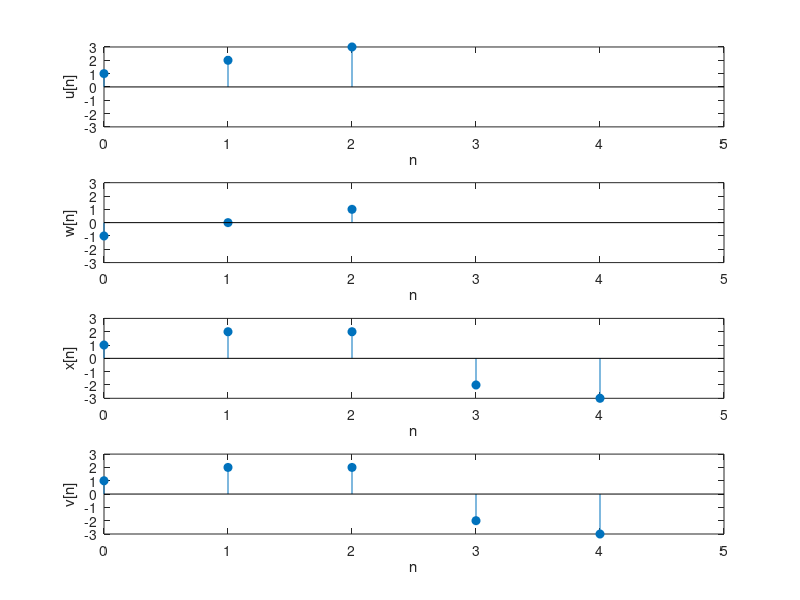

The MATLAB source for this figure: (Note: this script raises an error after producing the figure.)
%% Sample 4-2
%% 線形シフト不変システム
% 相関と畳み込み
% 
% 画像処理特論
% 
% 村松 正吾 
% 
% 動作確認: MATLAB R2023a
%% Linear shift-invariant systems
% Correlation and convolution
% 
% Advanced Topics in Image Processing
% 
% Shogo MURAMATSU
% 
% Verified: MATLAB R2023a
% 準備
% (Preparation)

close all
% 入力信号 $\{u[n]\}_n$ 
% (Input signal $\{u[n]\}_n$)

% Input x[n]
u = [1 2 3];
% フィルタカーネル $\{w[n]\}_n$ 
% (Filter kernel $\{w[n]\}_n$)

% Filter kernel w[n]
w = [-1 0 1];
% 相互相関$\{x[n]\}_n$ 
% (Cross-correlation $\{x[n]\}_n$)
% 
% 相互相関 (Cross-correlation) 
% 
% $$\{x[n]\}_n=\sum_{k=-\infty}^{\infty}u[k]\{w[n+k]\}_n$$

% Output x[n]
x = xcorr(u,w);
ndiff = length(u)-length(w);
% Extract the significant subsequence
if ndiff <= 0
    x = x(1:end+ndiff)
else
    x = x(ndiff+1:end)
end
% 線形シフト不変システムの出力応答$\{v[n]\}_n$ 
% (The linear shift-invariant system response $\{v[n]\}_n$)
% 
% 畳み込み演算 (Convolution)
% 
% $$\{v[n]\}_n=\{h[n]\}_n \ast \{u[n]\}_n = \sum_{k=-\infty}^{\infty}u[k]\{h[n-k]\}_n$$
% 
% フィルタカーネル $\{w[n]\}_n$の反転 (Reversing the filter kernel  $\{w[n]\}_n$.)
% 
% $$\{h[n]\}_n=\{w[-n]\}_n$$

% Flip the elements in w[n]
h = flip(w)
%% 
% $\{h[n]\}_n$をインパルス応答とした畳み込み演算． (A convolutional operation with $\{h[n]\}_n$ 
% as the impulse response.)

% Output y[n]
v = conv(h,u)
% 入出力のプロット
% (Plot of the input and output)

% Lengths of u, h, x and v
nu = length(u);
nw = length(w);
nx = length(x);
nv = length(v);

figure(1)
amax = max(max(abs(u)),max(abs(x)));
%% u[n]
subplot(4,1,1)
stem(0:nu-1,u,'filled')
axis([0 nx -amax amax])
xlabel('n')
ylabel('u[n]')

%% w[n]
subplot(4,1,2)
stem(0:nw-1,w,'filled')
axis([0 nx -amax amax])
xlabel('n')
ylabel('w[n]')

%% x[n]
subplot(4,1,3)
stem(0:nx-1,x,'filled')
axis([0 nx -amax amax])
xlabel('n')
ylabel('x[n]')

%% v[n]
subplot(4,1,4)
stem(0:nv-1,v,'filled')
axis([0 nx -amax amax])
xlabel('n')
ylabel('v[n]')
% 平均自乗誤差(MSE)による評価
% (Evaluation in terms of the mean squared errors (MSE))
% 
% $$\mathrm{MSE}(\{x[n]\}_n,\{v[n]\}_n) \colon =\frac{1}{\left|\Omega\right|}\sum_{n\in\Omega}\left|x[n]-v[n]\right|^2,$$
% 
% ただし， $\Omega$は添え字集合， $|\Omega|$ は添え字の数．(where $\Omega$ denotes the index set 
% and $|\Omega|$ means the cardinality.)

% Comparison between x and v
mymse = @(x,y) mean((double(x)-double(y)).^2,'all');
mymse(x,v)
% 2変量フィルタリングと畳み込み
% (Bivariate filtering and convolution)
% 
% インパルス信号 (Impulse signal)
% 
% $$\delta[\mathbf{n}] = \left\{\begin{array}{ll} 1 & \mathbf{n}=\mathbf{0} 
% \\ 0 & \mathrm{otherwise}\end{array}\right.$$

% Bivariate impulse signal
D = 1
%% 
% フィルタカーネル $\{f[\mathbf{n}]\}_{\mathbf{n}}$の設定 (Setting of filter kernel $\{f[\mathbf{n}]\}_{\mathbf{n}}$)

% Definition of filter kernel f[n]
f = reshape(1:9,[3 3])
%% 
% 関数IMFILTERのインパルス応答はフィルタカーネル$\{f[\mathbf{n}]\}_{\mathbf{n}}$の各軸反転となる．
% 
% (The impulse response of function IMFILTER is an inversion of each axis of 
% the filter kernel $\{f[\mathbf{n}]\}_{\mathbf{n}}$.)
% 
% 'full' オプションはクリッピングをせずに出力する．(The 'full' option outputs without clipping.)

% Impulse response of IMFILTER
imfilter(D,f,'full') 
%% 
% フィルタカーネル$\{f[\mathbf{n}]\}_{\mathbf{n}}$を各軸反転 (Flip the filter kernel $\{f[\mathbf{n}]\}_{\mathbf{n}}$ 
% on each axis.)

% Flipping filer kernel f[n]
h = rot90(f,2)
%% 
% 関数IMFILTERの'conv'オプションは2番目の引数をインパルス応答$\{h[\mathbf{n}]\}_{\mathbf{n}}$として畳み込みを行う．
% 
% (The 'conv' option of function IMFILTER performs convolution with the second 
% argument as an impulse response.)

% IMFILTER with the options 'conv' and 'full'
imfilter(D,h,'conv','full')
%% 
% オプション'full'のみの結果と同じことが確かめられる．(It can be verified that the result is the same 
% as for the option 'full' only.)
% 
% 関数IMFILTERの'conv'と'full'オプションは関数CONV2と同等の機能をもつ．(The 'conv' and 'full' options 
% of the function IMFILTER have the same functions as those of the function CONV2.)

conv2(D,h)
% *画像フィルタリングの例*
% (Example of image filtering)
% 
% 
% 
% サンプル画像の読み込み (Reading a sample image)

% Reading image 'cameraman.tif' as double type.
I = im2double(imread('cameraman.tif'));
figure(2)
subplot(2,2,1)
imshow(I)
title('(a) Original')
%% 
% 水平Prewittカーネルの生成
% 
% (Generate a horizontal Prewitt kernel)

% Generate the horizontal Prewitt kernel
f = fspecial('prewitt').'
%% 
% オプションなしIMFILTER 実行
% 
% (IMFILTER without any option)

% IMFILTER w/o any option
J = imfilter(I,f);
subplot(2,2,2)
imshow(J+.5)
title('(b) Prewitt w/o any option ')
%% 
% 'corr'オプション付きIMFILTER 実行
% 
% (IMFILTER without the option 'corr')

% IMFILTER w the option 'corr' (Correlation mode)
K = imfilter(I,f,'corr');
subplot(2,2,3)
imshow(K+.5)
title(sprintf('(c) Prewitt w "corr" (MSE w (b): %4.2f)',mymse(J,K)))
%% 
% フィルタカーネル$\{f[\mathbf{n}]\}_{\mathbf{n}}$を各軸反転 (Flip the filter kernel $\{f[\mathbf{n}]\}_{\mathbf{n}}$ 
% on each axis.)

% Flipping filer kernel f[n]
h = rot90(f,2)
%% 
% 'conv'オプション付きIMFILTER 実行
% 
% (IMFILTER without the option 'conv')

% IMFILTER w the option 'conv' (Convolution mode)
L = imfilter(I,h,'conv');
subplot(2,2,4)
imshow(L+.5)
title(sprintf('(d) Prewitt w "conv" (MSE w (b): %4.2f)',mymse(J,L)))
%% 
% (b),(c),(d)の結果はすべて同じ．(The results in (b), (c), and (d) are all the same.)
%% 
% © Copyright, Shogo MURAMATSU, All rights reserved.
